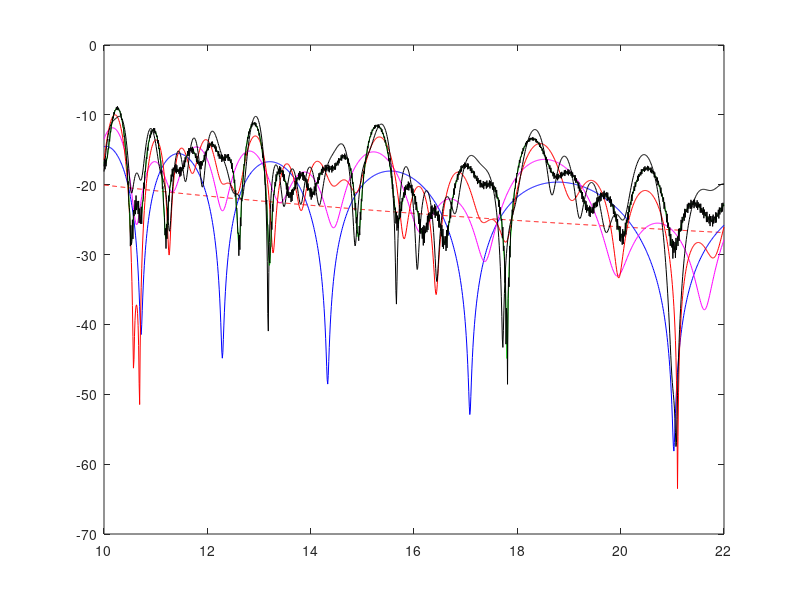

Source code (MATLAB):
clear all;

f = 2.4*10^9; % first frequency (2.4 GHZ) 
c = 3*10^8;   % speed of light 
beta = 2*pi*f/c; % wave number

%==============================LOS==================================%
% to solve for the direct ray 
tx = 0; ty = 4; tz = 2; % transmitter [x,y,z] location
rx = 10; ry = 3; rz = 2; % recevier [x,y,z] location
rxv = rx:.01:22; % from p to q
dv = sqrt((rxv-tx).^2+(ry-ty)^2+(rz-tz)^2); % vector distance between receiver and transmitter
Ed = (1./dv).*exp(-j*beta*dv); % direct ray (line of sight)

Edf = 20*log10(abs(Ed));
plot(rxv,Edf,"r--")
hold on
%xlabel('Line Segment "pq"/m'), ylabel('E-field/dB'), title("LOS");
%legend("LOS");


%=========================First Order Upper===============================%
% to solve for first order reflection (upper boundary)
tx_img = 0; ty_img = 8; tz_img = 2; 
bz=2; %boundary z-coordinate
c = ty_img; % y-intercept 
by = 6; % y-coordinate of the boundary interception point
epsilon_air = 1; % air
epsilon_wall = 3; % wall
snells_constant = sqrt(epsilon_wall/epsilon_air);
m = (ty_img-ry)./(tx_img-rxv); % gradient 
bxv = (by-c)./m; % vector x-coordinate of the boundary interception point
d1v = sqrt((bxv-tx).^2+(by-ty)^2+(bz-tz)^2); % distance between boundary interception point and the transmitter
d2v = sqrt((bxv-rxv).^2+(by-ry)^2+(bz-rz)^2); % distance between boundary interception point and the receiver
angle1v = acosd((d1v.^2+d2v.^2-dv.^2)./(2*(d1v.*d2v))); % angle between the line d1 and d2
angle_incv = angle1v/2; % vector incident angle

angle_tauv = asind(sind(angle_incv)./snells_constant); % tau angle
tauv = (cosd(angle_incv)-snells_constant*cos(angle_tauv))./(cosd(angle_incv)+snells_constant*cos(angle_tauv));
E1_upper = (1./(d1v+d2v)).*exp(-j*beta*(d1v+d2v));

Etest = 20*log10(abs(Ed+E1_upper));
plot(rxv,Etest,'b')
hold on


%=========================First Order Lower===============================%
tx_img = 0; ty_img = -4; tz_img = 2; 
bz=2; %boundary z-coordinate
c = ty_img; % y-intercept 
by = 0; % y-coordinate of the boundary interception point
epsilon_air = 1; % air
epsilon_wall = 3; % wall
snells_constant = sqrt(epsilon_wall/epsilon_air);
m = (ty_img-ry)./(tx_img-rxv); % gradient 
bxv = (by-c)./m; % vector x-coordinate of the boundary interception point
d1v = sqrt((bxv-tx).^2+(by-ty)^2+(bz-tz)^2); % distance between boundary interception point and the transmitter
d2v = sqrt((bxv-rxv).^2+(by-ry)^2+(bz-rz)^2); % distance between boundary interception point and the receiver
angle1v = acosd((d1v.^2+d2v.^2-dv.^2)./(2*(d1v.*d2v))); % angle between the line d1 and d2
angle_incv = angle1v/2; % vector incident angle

angle_tauv = asind(sind(angle_incv)./snells_constant); % tau angle
tauv = (cosd(angle_incv)-snells_constant*cos(angle_tauv))./(cosd(angle_incv)+snells_constant*cos(angle_tauv));
E1_lower = (1./(d1v+d2v)).*exp(-j*beta*(d1v+d2v));
Etest = 20*log10(abs(Ed+E1_upper+E1_lower));
plot(rxv,Etest,'m')
hold on

%=========================Second Order Upper===============================%
% to solve for first order reflection (upper boundary)
tx1_img = 0; ty1_img = 8; tz1_img = 2; 
tx2_img = 0; ty2_img = -8; tz2_img = 2; 
bz1 = 2; bz2 = 2;%boundary z-coordinate
c1 = ty1_img; c2 = ty2_img;% y-intercept 
by1 = 6; by2 = 0;% y-coordinate of the boundary interception point
epsilon_air = 1; % air
epsilon_wall = 3; % wall
snells_constant = sqrt(epsilon_wall/epsilon_air);
m2 = (ty2_img-ry)./(tx2_img-rxv); % gradient 
bxv2 = (by2-c2)./m2; % vector x-coordinate of the boundary interception point
m1 = (ty1_img-by2)./(tx1_img-bxv2); % gradient 
bxv1 = (by1-c1)./m1; % vector x-coordinate of the boundary interception point
d1v = sqrt((bxv1-tx).^2+(by1-ty)^2+(bz1-tz)^2); % distance between boundary interception point and the transmitter
d2v = sqrt((bxv1-bxv2).^2+(by1-by2)^2+(bz1-bz2)^2); % distance between boundary interception point and the receiver
d3v = sqrt((bxv2-rxv).^2+(by2-ry)^2+(bz2-rz)^2); % distance between boundary interception point and the receiver
d4v = sqrt((bxv1-rxv).^2+(by1-ry)^2+(bz1-rz)^2);
angle1v = acosd((d2v.^2+d3v.^2-d4v.^2)./(2*(d2v.*d3v))); % angle between the line d1 and d2
angle_incv = angle1v/2; % vector incident angle
angle_tauv = asind(sind(angle_incv)./snells_constant); % tau angle
tauv = (cosd(angle_incv)-snells_constant*cos(angle_tauv))./(cosd(angle_incv)+snells_constant*cos(angle_tauv));
E2_upper = (1./(d1v+d2v+d3v)).*exp(-j*beta*(d1v+d2v+d3v));
%Ef1_upper = 20*log10(abs(E1_upper));
Etest = 20*log10(abs(Ed+E1_upper+E1_lower+E2_upper));
plot(rxv,Etest,'r')
hold on


%=========================Second Order Lower===============================%
tx1_img = 0; ty1_img = -4; tz1_img = 2; 
tx2_img = 0; ty2_img = 16; tz2_img = 2; 
bz1 = 2; bz2 = 2;%boundary z-coordinate
epsilon_air = 1; % air
epsilon_wall = 3; % wall
snells_constant = sqrt(epsilon_wall/epsilon_air);
c1 = ty1_img; c2 = ty2_img;% y-intercept 
by1 = 0; by2 = 6;% y-coordinate of the boundary interception point
m2 = (ty2_img-ry)./(tx2_img-rxv); % gradient 
bxv2 = (by2-c2)./m2; % vector x-coordinate of the boundary interception point
m1 = (ty1_img-by2)./(tx1_img-bxv2); % gradient 
bxv1 = (by1-c1)./m1; % vector x-coordinate of the boundary interception point
d1v = sqrt((bxv1-tx).^2+(by1-ty)^2+(bz1-tz)^2); % distance between boundary interception point and the transmitter
d2v = sqrt((bxv1-bxv2).^2+(by1-by2)^2+(bz1-bz2)^2); % distance between boundary interception point and the receiver
d3v = sqrt((bxv2-rxv).^2+(by2-ry)^2+(bz2-rz)^2); % distance between boundary interception point and the receiver
d4v = sqrt((bxv1-rxv).^2+(by1-ry)^2+(bz1-rz)^2);
angle1v = acosd((d2v.^2+d3v.^2-d4v.^2)./(2*(d2v.*d3v))); % angle between the line d1 and d2
angle_incv = angle1v/2; % vector incident angle
angle_tauv = asind(sind(angle_incv)./snells_constant); % tau angle
tauv = (cosd(angle_incv)-snells_constant*cos(angle_tauv))./(cosd(angle_incv)+snells_constant*cos(angle_tauv));
E2_lower = (1./(d1v+d2v+d3v)).*exp(-j*beta*(d1v+d2v+d3v));
%Ef1_upper = 20*log10(abs(E1_upper));
Etest = 20*log10(abs(Ed+E1_upper+E1_lower+E2_upper+E2_lower));
plot(rxv,Etest,'g')
hold on

%=========================Third Order Upper===============================%
tx1_img = 0; ty1_img = 8; tz1_img = 2; 
tx2_img = 0; ty2_img = -8; tz2_img = 2; 
tx3_img = 0; ty3_img = 20; tz3_img = 2; 

bz1 = 2; bz2 = 2; bz3 = 2;%boundary z-coordinate
epsilon_air = 1; % air
epsilon_wall = 3; % wall
snells_constant = sqrt(epsilon_wall/epsilon_air);
c1 = ty1_img; c2 = ty2_img; c3 = ty3_img;% y-intercept 
by1 = 6; by2 = 0; by3 = 6;% y-coordinate of the boundary interception point
m3 = (ty3_img-ry)./(tx3_img-rxv); % gradient 
bxv3 = (by3-c3)./m3; % vector x-coordinate of the boundary interception point
m2 = (ty2_img-by3)./(tx2_img-bxv3); % gradient 
bxv2 = (by2-c2)./m2; % vector x-coordinate of the boundary interception point
m1 = (ty1_img-by2)./(tx1_img-bxv2); % gradient 
bxv1 = (by1-c1)./m1; % vector x-coordinate of the boundary interception point
d1v = sqrt((bxv1-tx).^2+(by1-ty)^2+(bz1-tz)^2); % distance between boundary interception point and the transmitter
d2v = sqrt((bxv1-bxv2).^2+(by1-by2)^2+(bz1-bz2)^2); % distance between boundary interception point and the receiver
d3v = sqrt((bxv2-bxv3).^2+(by2-by3)^2+(bz2-bz3)^2); % distance between boundary interception point and the receiver
d4v = sqrt((bxv3-rxv).^2+(by3-ry)^2+(bz3-rz)^2);
d5v = sqrt((bxv2-rxv).^2+(by2-ry)^2+(bz2-rz)^2);
angle1v = acosd((d3v.^2+d4v.^2-d5v.^2)./(2*(d3v.*d4v))); % angle between the line d1 and d2
angle_incv = angle1v/2; % vector incident angle
angle_tauv = asind(sind(angle_incv)./snells_constant); % tau angle
tauv = (cosd(angle_incv)-snells_constant*cos(angle_tauv))./(cosd(angle_incv)+snells_constant*cos(angle_tauv));
E3_upper = (1./(d1v+d2v+d3v+d4v)).*exp(-j*beta*(d1v+d2v+d3v+d4v));
%Ef1_upper = 20*log10(abs(E1_upper));
Etest = 20*log10(abs(Ed+E1_upper+E1_lower+E2_upper+E2_lower+E3_upper));
plot(rxv,Etest,'k')
hold on

%=========================Third Order Lower===============================%
tx1_img = 0; ty1_img = -4; tz1_img = 2; 
tx2_img = 0; ty2_img = 16; tz2_img = 2; 
tx3_img = 0; ty3_img = -16; tz3_img = 2; 

bz1 = 2; bz2 = 2; bz3 = 2;%boundary z-coordinate
epsilon_air = 1; % air
epsilon_wall = 3; % wall
snells_constant = sqrt(epsilon_wall/epsilon_air);
c1 = ty1_img; c2 = ty2_img; c3 = ty3_img;% y-intercept 
by1 = 6; by2 = 0; by3 = 6;% y-coordinate of the boundary interception point
m3 = (ty3_img-ry)./(tx3_img-rxv); % gradient 
bxv3 = (by3-c3)./m3; % vector x-coordinate of the boundary interception point
m2 = (ty2_img-by3)./(tx2_img-bxv3); % gradient 
bxv2 = (by2-c2)./m2; % vector x-coordinate of the boundary interception point
m1 = (ty1_img-by2)./(tx1_img-bxv2); % gradient 
bxv1 = (by1-c1)./m1; % vector x-coordinate of the boundary interception point
d1v = sqrt((bxv1-tx).^2+(by1-ty)^2+(bz1-tz)^2); % distance between boundary interception point and the transmitter
d2v = sqrt((bxv1-bxv2).^2+(by1-by2)^2+(bz1-bz2)^2); % distance between boundary interception point and the receiver
d3v = sqrt((bxv2-bxv3).^2+(by2-by3)^2+(bz2-bz3)^2); % distance between boundary interception point and the receiver
d4v = sqrt((bxv3-rxv).^2+(by3-ry)^2+(bz3-rz)^2);
d5v = sqrt((bxv2-rxv).^2+(by2-ry)^2+(bz2-rz)^2);
angle1v = acosd((d3v.^2+d4v.^2-d5v.^2)./(2*(d3v.*d4v))); % angle between the line d1 and d2
angle_incv = angle1v/2; % vector incident angle
angle_tauv = asind(sind(angle_incv)./snells_constant); % tau angle
tauv = (cosd(angle_incv)-snells_constant*cos(angle_tauv))./(cosd(angle_incv)+snells_constant*cos(angle_tauv));
E3_upper = (1./(d1v+d2v+d3v+d4v)).*exp(-j*beta*(d1v+d2v+d3v+d4v));
%Ef1_upper = 20*log10(abs(E1_upper));
Etest = 20*log10(abs(Ed+E1_upper+E1_lower+E2_upper+E2_lower+E3_upper));
plot(rxv,Etest,'k')
hold on
